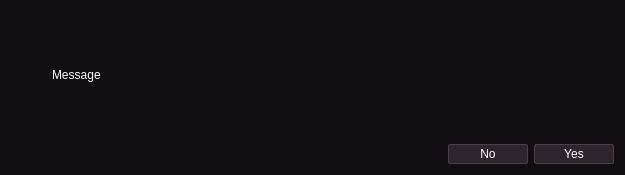
<?xml version="1.0" encoding="UTF-8"?>
<ui version="4.0">
 <class>Dialog</class>
 <widget class="QDialog" name="Dialog">
  <property name="geometry">
   <rect>
    <x>0</x>
    <y>0</y>
    <width>625</width>
    <height>175</height>
   </rect>
  </property>
  <property name="sizePolicy">
   <sizepolicy hsizetype="Expanding" vsizetype="Expanding">
    <horstretch>0</horstretch>
    <verstretch>0</verstretch>
   </sizepolicy>
  </property>
  <property name="palette">
   <palette>
    <active>
     <colorrole role="WindowText">
      <brush brushstyle="SolidPattern">
       <color alpha="255">
        <red>239</red>
        <green>240</green>
        <blue>241</blue>
       </color>
      </brush>
     </colorrole>
     <colorrole role="Button">
      <brush brushstyle="SolidPattern">
       <color alpha="255">
        <red>33</red>
        <green>25</green>
        <blue>33</blue>
       </color>
      </brush>
     </colorrole>
     <colorrole role="Light">
      <brush brushstyle="SolidPattern">
       <color alpha="255">
        <red>122</red>
        <green>110</green>
        <blue>122</blue>
       </color>
      </brush>
     </colorrole>
     <colorrole role="Midlight">
      <brush brushstyle="SolidPattern">
       <color alpha="255">
        <red>122</red>
        <green>110</green>
        <blue>122</blue>
       </color>
      </brush>
     </colorrole>
     <colorrole role="Dark">
      <brush brushstyle="SolidPattern">
       <color alpha="255">
        <red>122</red>
        <green>110</green>
        <blue>122</blue>
       </color>
      </brush>
     </colorrole>
     <colorrole role="Mid">
      <brush brushstyle="SolidPattern">
       <color alpha="255">
        <red>122</red>
        <green>110</green>
        <blue>122</blue>
       </color>
      </brush>
     </colorrole>
     <colorrole role="Text">
      <brush brushstyle="SolidPattern">
       <color alpha="255">
        <red>239</red>
        <green>240</green>
        <blue>241</blue>
       </color>
      </brush>
     </colorrole>
     <colorrole role="BrightText">
      <brush brushstyle="SolidPattern">
       <color alpha="255">
        <red>255</red>
        <green>255</green>
        <blue>255</blue>
       </color>
      </brush>
     </colorrole>
     <colorrole role="ButtonText">
      <brush brushstyle="SolidPattern">
       <color alpha="255">
        <red>239</red>
        <green>240</green>
        <blue>241</blue>
       </color>
      </brush>
     </colorrole>
     <colorrole role="Base">
      <brush brushstyle="SolidPattern">
       <color alpha="255">
        <red>29</red>
        <green>22</green>
        <blue>29</blue>
       </color>
      </brush>
     </colorrole>
     <colorrole role="Window">
      <brush brushstyle="SolidPattern">
       <color alpha="255">
        <red>19</red>
        <green>14</green>
        <blue>19</blue>
       </color>
      </brush>
     </colorrole>
     <colorrole role="Shadow">
      <brush brushstyle="SolidPattern">
       <color alpha="255">
        <red>122</red>
        <green>110</green>
        <blue>122</blue>
       </color>
      </brush>
     </colorrole>
     <colorrole role="Highlight">
      <brush brushstyle="SolidPattern">
       <color alpha="255">
        <red>39</red>
        <green>29</green>
        <blue>39</blue>
       </color>
      </brush>
     </colorrole>
     <colorrole role="HighlightedText">
      <brush brushstyle="SolidPattern">
       <color alpha="255">
        <red>239</red>
        <green>240</green>
        <blue>241</blue>
       </color>
      </brush>
     </colorrole>
     <colorrole role="Link">
      <brush brushstyle="SolidPattern">
       <color alpha="255">
        <red>148</red>
        <green>134</green>
        <blue>148</blue>
       </color>
      </brush>
     </colorrole>
     <colorrole role="LinkVisited">
      <brush brushstyle="SolidPattern">
       <color alpha="255">
        <red>141</red>
        <green>127</green>
        <blue>141</blue>
       </color>
      </brush>
     </colorrole>
     <colorrole role="AlternateBase">
      <brush brushstyle="SolidPattern">
       <color alpha="255">
        <red>29</red>
        <green>22</green>
        <blue>29</blue>
       </color>
      </brush>
     </colorrole>
     <colorrole role="NoRole">
      <brush brushstyle="SolidPattern">
       <color alpha="255">
        <red>19</red>
        <green>14</green>
        <blue>19</blue>
       </color>
      </brush>
     </colorrole>
     <colorrole role="ToolTipBase">
      <brush brushstyle="SolidPattern">
       <color alpha="255">
        <red>22</red>
        <green>16</green>
        <blue>22</blue>
       </color>
      </brush>
     </colorrole>
     <colorrole role="ToolTipText">
      <brush brushstyle="SolidPattern">
       <color alpha="255">
        <red>239</red>
        <green>240</green>
        <blue>241</blue>
       </color>
      </brush>
     </colorrole>
     <colorrole role="PlaceholderText">
      <brush brushstyle="SolidPattern">
       <color alpha="128">
        <red>239</red>
        <green>240</green>
        <blue>241</blue>
       </color>
      </brush>
     </colorrole>
    </active>
    <inactive>
     <colorrole role="WindowText">
      <brush brushstyle="SolidPattern">
       <color alpha="255">
        <red>239</red>
        <green>240</green>
        <blue>241</blue>
       </color>
      </brush>
     </colorrole>
     <colorrole role="Button">
      <brush brushstyle="SolidPattern">
       <color alpha="255">
        <red>33</red>
        <green>25</green>
        <blue>33</blue>
       </color>
      </brush>
     </colorrole>
     <colorrole role="Light">
      <brush brushstyle="SolidPattern">
       <color alpha="255">
        <red>122</red>
        <green>110</green>
        <blue>122</blue>
       </color>
      </brush>
     </colorrole>
     <colorrole role="Midlight">
      <brush brushstyle="SolidPattern">
       <color alpha="255">
        <red>122</red>
        <green>110</green>
        <blue>122</blue>
       </color>
      </brush>
     </colorrole>
     <colorrole role="Dark">
      <brush brushstyle="SolidPattern">
       <color alpha="255">
        <red>122</red>
        <green>110</green>
        <blue>122</blue>
       </color>
      </brush>
     </colorrole>
     <colorrole role="Mid">
      <brush brushstyle="SolidPattern">
       <color alpha="255">
        <red>122</red>
        <green>110</green>
        <blue>122</blue>
       </color>
      </brush>
     </colorrole>
     <colorrole role="Text">
      <brush brushstyle="SolidPattern">
       <color alpha="255">
        <red>239</red>
        <green>240</green>
        <blue>241</blue>
       </color>
      </brush>
     </colorrole>
     <colorrole role="BrightText">
      <brush brushstyle="SolidPattern">
       <color alpha="255">
        <red>255</red>
        <green>255</green>
        <blue>255</blue>
       </color>
      </brush>
     </colorrole>
     <colorrole role="ButtonText">
      <brush brushstyle="SolidPattern">
       <color alpha="255">
        <red>239</red>
        <green>240</green>
        <blue>241</blue>
       </color>
      </brush>
     </colorrole>
     <colorrole role="Base">
      <brush brushstyle="SolidPattern">
       <color alpha="255">
        <red>29</red>
        <green>22</green>
        <blue>29</blue>
       </color>
      </brush>
     </colorrole>
     <colorrole role="Window">
      <brush brushstyle="SolidPattern">
       <color alpha="255">
        <red>19</red>
        <green>14</green>
        <blue>19</blue>
       </color>
      </brush>
     </colorrole>
     <colorrole role="Shadow">
      <brush brushstyle="SolidPattern">
       <color alpha="255">
        <red>122</red>
        <green>110</green>
        <blue>122</blue>
       </color>
      </brush>
     </colorrole>
     <colorrole role="Highlight">
      <brush brushstyle="SolidPattern">
       <color alpha="255">
        <red>39</red>
        <green>29</green>
        <blue>39</blue>
       </color>
      </brush>
     </colorrole>
     <colorrole role="HighlightedText">
      <brush brushstyle="SolidPattern">
       <color alpha="255">
        <red>239</red>
        <green>240</green>
        <blue>241</blue>
       </color>
      </brush>
     </colorrole>
     <colorrole role="Link">
      <brush brushstyle="SolidPattern">
       <color alpha="255">
        <red>148</red>
        <green>134</green>
        <blue>148</blue>
       </color>
      </brush>
     </colorrole>
     <colorrole role="LinkVisited">
      <brush brushstyle="SolidPattern">
       <color alpha="255">
        <red>141</red>
        <green>127</green>
        <blue>141</blue>
       </color>
      </brush>
     </colorrole>
     <colorrole role="AlternateBase">
      <brush brushstyle="SolidPattern">
       <color alpha="255">
        <red>29</red>
        <green>22</green>
        <blue>29</blue>
       </color>
      </brush>
     </colorrole>
     <colorrole role="NoRole">
      <brush brushstyle="SolidPattern">
       <color alpha="255">
        <red>19</red>
        <green>14</green>
        <blue>19</blue>
       </color>
      </brush>
     </colorrole>
     <colorrole role="ToolTipBase">
      <brush brushstyle="SolidPattern">
       <color alpha="255">
        <red>22</red>
        <green>16</green>
        <blue>22</blue>
       </color>
      </brush>
     </colorrole>
     <colorrole role="ToolTipText">
      <brush brushstyle="SolidPattern">
       <color alpha="255">
        <red>239</red>
        <green>240</green>
        <blue>241</blue>
       </color>
      </brush>
     </colorrole>
     <colorrole role="PlaceholderText">
      <brush brushstyle="SolidPattern">
       <color alpha="128">
        <red>239</red>
        <green>240</green>
        <blue>241</blue>
       </color>
      </brush>
     </colorrole>
    </inactive>
    <disabled>
     <colorrole role="WindowText">
      <brush brushstyle="SolidPattern">
       <color alpha="255">
        <red>122</red>
        <green>110</green>
        <blue>122</blue>
       </color>
      </brush>
     </colorrole>
     <colorrole role="Button">
      <brush brushstyle="SolidPattern">
       <color alpha="255">
        <red>33</red>
        <green>25</green>
        <blue>33</blue>
       </color>
      </brush>
     </colorrole>
     <colorrole role="Light">
      <brush brushstyle="SolidPattern">
       <color alpha="255">
        <red>122</red>
        <green>110</green>
        <blue>122</blue>
       </color>
      </brush>
     </colorrole>
     <colorrole role="Midlight">
      <brush brushstyle="SolidPattern">
       <color alpha="255">
        <red>122</red>
        <green>110</green>
        <blue>122</blue>
       </color>
      </brush>
     </colorrole>
     <colorrole role="Dark">
      <brush brushstyle="SolidPattern">
       <color alpha="255">
        <red>122</red>
        <green>110</green>
        <blue>122</blue>
       </color>
      </brush>
     </colorrole>
     <colorrole role="Mid">
      <brush brushstyle="SolidPattern">
       <color alpha="255">
        <red>122</red>
        <green>110</green>
        <blue>122</blue>
       </color>
      </brush>
     </colorrole>
     <colorrole role="Text">
      <brush brushstyle="SolidPattern">
       <color alpha="255">
        <red>122</red>
        <green>110</green>
        <blue>122</blue>
       </color>
      </brush>
     </colorrole>
     <colorrole role="BrightText">
      <brush brushstyle="SolidPattern">
       <color alpha="255">
        <red>255</red>
        <green>255</green>
        <blue>255</blue>
       </color>
      </brush>
     </colorrole>
     <colorrole role="ButtonText">
      <brush brushstyle="SolidPattern">
       <color alpha="255">
        <red>122</red>
        <green>110</green>
        <blue>122</blue>
       </color>
      </brush>
     </colorrole>
     <colorrole role="Base">
      <brush brushstyle="SolidPattern">
       <color alpha="255">
        <red>19</red>
        <green>14</green>
        <blue>19</blue>
       </color>
      </brush>
     </colorrole>
     <colorrole role="Window">
      <brush brushstyle="SolidPattern">
       <color alpha="255">
        <red>19</red>
        <green>14</green>
        <blue>19</blue>
       </color>
      </brush>
     </colorrole>
     <colorrole role="Shadow">
      <brush brushstyle="SolidPattern">
       <color alpha="255">
        <red>122</red>
        <green>110</green>
        <blue>122</blue>
       </color>
      </brush>
     </colorrole>
     <colorrole role="Highlight">
      <brush brushstyle="SolidPattern">
       <color alpha="255">
        <red>18</red>
        <green>13</green>
        <blue>18</blue>
       </color>
      </brush>
     </colorrole>
     <colorrole role="HighlightedText">
      <brush brushstyle="SolidPattern">
       <color alpha="255">
        <red>239</red>
        <green>240</green>
        <blue>241</blue>
       </color>
      </brush>
     </colorrole>
     <colorrole role="Link">
      <brush brushstyle="SolidPattern">
       <color alpha="255">
        <red>148</red>
        <green>134</green>
        <blue>148</blue>
       </color>
      </brush>
     </colorrole>
     <colorrole role="LinkVisited">
      <brush brushstyle="SolidPattern">
       <color alpha="255">
        <red>141</red>
        <green>127</green>
        <blue>141</blue>
       </color>
      </brush>
     </colorrole>
     <colorrole role="AlternateBase">
      <brush brushstyle="SolidPattern">
       <color alpha="255">
        <red>29</red>
        <green>22</green>
        <blue>29</blue>
       </color>
      </brush>
     </colorrole>
     <colorrole role="NoRole">
      <brush brushstyle="SolidPattern">
       <color alpha="255">
        <red>19</red>
        <green>14</green>
        <blue>19</blue>
       </color>
      </brush>
     </colorrole>
     <colorrole role="ToolTipBase">
      <brush brushstyle="SolidPattern">
       <color alpha="255">
        <red>22</red>
        <green>16</green>
        <blue>22</blue>
       </color>
      </brush>
     </colorrole>
     <colorrole role="ToolTipText">
      <brush brushstyle="SolidPattern">
       <color alpha="255">
        <red>239</red>
        <green>240</green>
        <blue>241</blue>
       </color>
      </brush>
     </colorrole>
     <colorrole role="PlaceholderText">
      <brush brushstyle="SolidPattern">
       <color alpha="128">
        <red>239</red>
        <green>240</green>
        <blue>241</blue>
       </color>
      </brush>
     </colorrole>
    </disabled>
   </palette>
  </property>
  <property name="windowTitle">
   <string>Question</string>
  </property>
  <property name="styleSheet">
   <string notr="true">QDialog *:enabled {
color: #ffffff;
}

QTabWidget::tab-bar {
background-color: #130e13;
min-width: 21;
} 

QTabBar::tab {
min-width: 21;
background: #130e13; /*221922*/
border-top-left-radius: 2px;
border-top-right-radius: 2px;
spacing: 6;
padding: 2px;
}

QTabBar::tab:selected {
border: 1px solid #4a3e4a;
border-right-color: #130e13; 
background: #130e13;
}
QTabBar::tab:!selected {
border: 1px solid #221922;
border-left-color: #130e13; 
border-right-color: #4a3e4a; 
background: #221922;
}
QTabBar::tab:first:!selected {
border: 1px solid #130e13;
border-right-color: #4a3e4a; 
border-top-color: #4a3e4a; 
border-bottom-color: #221922;
background: #221922;
}
QTabBar::tab:last:!selected {
border: 1px solid #130e13;
border-right-color: #4a3e4a; 
border-bottom-color: #4a3e4a; 
border-top-color: #221922;
background: #221922;
}

QPushButton {
padding: 2;
spacing: 6;
background-color: #2e252e;
border: 1px solid #4a3e4a;
min-width: 74px;
border-radius: 2px;
}

QPushButton:pressed {
background-color: #1d161d;
}

QGroupBox {
    background-color: #1d161d;
    border: 1px solid #4a3e4a;
    border-radius: 2px;
	padding: 2;
	padding-top: 20px;
    /*margin-top: 1ex;  leave space at the top for the title */
}
QGroupBox::title {
    subcontrol-origin: padding;
    subcontrol-position: top center; /* position at the top center */
    padding:  5px;
}

QComboBox {
border-radius: 2px;
padding: 2;
spacing: 6;
background-color: #2e252e;
border: 1px solid #4a3e4a;
min-width: 74px;
}

QComboBox:on {
background-color: #1d161d;
}

QComboBox QAbstractItemView {
    border: none;
	background-color: #130e13;
	selection-background-color: #221922;
}

QComboBox::drop-down {
border-color: #2e252e;
padding: 2;
}


QComboBox::down-arrow {
    image: url(core/qt5/icons/down.svg);
}

QListView {
border: 1px solid #4a3e4a;
padding: 2;
border-radius: 2px;
background-color: #1d161d;
font-size: 10pt;
selection-background-color: #271d27;
}

QTreeView {
border: 1px solid #4a3e4a;
padding: 2;
border-radius: 2px;
background-color: #1d161d;
selection-background-color: #271d27;
}

QLineEdit {
border: 1px solid #4a3e4a;
padding: 2;
border-radius: 2px;
background-color: #1d161d;
selection-background-color: #271d27;
}

QFrame[frameShape=&quot;4&quot;] {
color: #c8bdc8;
}

QFrame[frameShape=&quot;5&quot;] {
color: #c8bdc8;
}

QTabBar QToolButton {
border: none;
background-color: #130e13
}

QCheckBox::indicator {
border: 1px solid transparent;
}
QCheckBox::indicator:checked {
border-color: transparent;
background-color: transparent;
image: url(core/qt5/icons/check.png);
}

QCheckBox::indicator:indeterminate {
border-color: transparent;
background-color: transparent;
image: url(core/qt5/icons/check.png);
}

QCheckBox::indicator:unchecked {
background-color: #221922;
image: none;
}

QTreeView::indicator {
border: 1px solid transparent;
}
QTreeView::indicator:checked {
border-color: transparent;
background-color: transparent;
image: url(core/qt5/icons/check.png);
}

QTreeView::indicator:indeterminate {
border-color: transparent;
background-color: transparent;
image: url(core/qt5/icons/check.png);
}

QTreeView::indicator:unchecked {
background-color: #221922;
image: none;
}

QTextBrowser {
border: 1px solid #4a3e4a;
padding: 2;
border-radius: 2px;
background-color: #1d161d;
selection-background-color: #271d27;
}
</string>
  </property>
  <property name="sizeGripEnabled">
   <bool>false</bool>
  </property>
  <layout class="QVBoxLayout" name="verticalLayout">
   <item>
    <spacer name="verticalSpacer_2">
     <property name="orientation">
      <enum>Qt::Vertical</enum>
     </property>
     <property name="sizeHint" stdset="0">
      <size>
       <width>20</width>
       <height>40</height>
      </size>
     </property>
    </spacer>
   </item>
   <item>
    <layout class="QHBoxLayout" name="horizontalLayout_2">
     <item>
      <widget class="QLabel" name="label">
       <property name="sizePolicy">
        <sizepolicy hsizetype="Fixed" vsizetype="Preferred">
         <horstretch>0</horstretch>
         <verstretch>0</verstretch>
        </sizepolicy>
       </property>
       <property name="minimumSize">
        <size>
         <width>35</width>
         <height>35</height>
        </size>
       </property>
       <property name="maximumSize">
        <size>
         <width>35</width>
         <height>35</height>
        </size>
       </property>
       <property name="text">
        <string/>
       </property>
       <property name="pixmap">
        <pixmap>icons/help.svg</pixmap>
       </property>
       <property name="scaledContents">
        <bool>true</bool>
       </property>
      </widget>
     </item>
     <item>
      <widget class="QLabel" name="question">
       <property name="text">
        <string>Message</string>
       </property>
      </widget>
     </item>
    </layout>
   </item>
   <item>
    <spacer name="verticalSpacer">
     <property name="orientation">
      <enum>Qt::Vertical</enum>
     </property>
     <property name="sizeHint" stdset="0">
      <size>
       <width>20</width>
       <height>40</height>
      </size>
     </property>
    </spacer>
   </item>
   <item>
    <layout class="QHBoxLayout" name="horizontalLayout">
     <item>
      <spacer name="horizontalSpacer">
       <property name="orientation">
        <enum>Qt::Horizontal</enum>
       </property>
       <property name="sizeHint" stdset="0">
        <size>
         <width>40</width>
         <height>20</height>
        </size>
       </property>
      </spacer>
     </item>
     <item>
      <widget class="QPushButton" name="noButton">
       <property name="text">
        <string>No</string>
       </property>
      </widget>
     </item>
     <item>
      <widget class="QPushButton" name="yesButton">
       <property name="text">
        <string>Yes</string>
       </property>
      </widget>
     </item>
    </layout>
   </item>
  </layout>
 </widget>
 <resources/>
 <connections/>
</ui>
